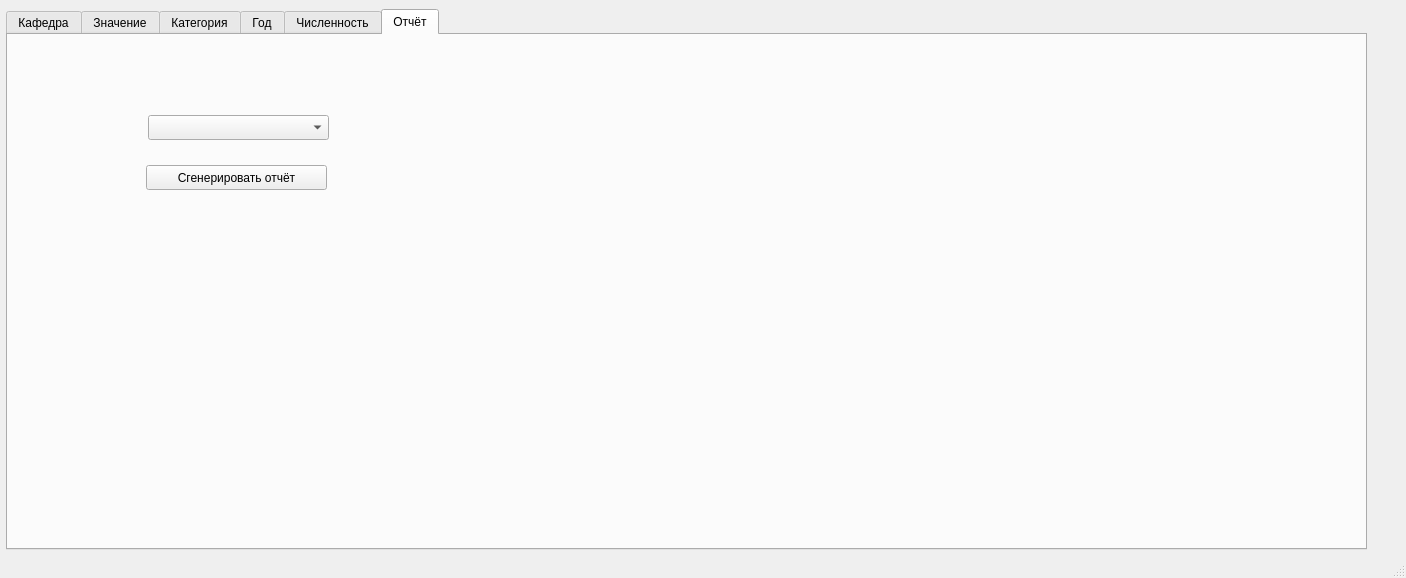
<?xml version="1.0" encoding="UTF-8"?>
<ui version="4.0">
 <class>MainWindow</class>
 <widget class="QMainWindow" name="MainWindow">
  <property name="geometry">
   <rect>
    <x>0</x>
    <y>0</y>
    <width>1406</width>
    <height>578</height>
   </rect>
  </property>
  <property name="windowTitle">
   <string>MainWindow</string>
  </property>
  <widget class="QWidget" name="centralwidget">
   <widget class="QTabWidget" name="tabWidget">
    <property name="geometry">
     <rect>
      <x>6</x>
      <y>9</y>
      <width>1361</width>
      <height>541</height>
     </rect>
    </property>
    <property name="currentIndex">
     <number>5</number>
    </property>
    <widget class="QWidget" name="KafedraPage">
     <attribute name="title">
      <string>Кафедра</string>
     </attribute>
     <widget class="QTableView" name="KafedraView">
      <property name="geometry">
       <rect>
        <x>10</x>
        <y>10</y>
        <width>781</width>
        <height>441</height>
       </rect>
      </property>
     </widget>
     <widget class="QPushButton" name="pushButton">
      <property name="geometry">
       <rect>
        <x>10</x>
        <y>470</y>
        <width>80</width>
        <height>25</height>
       </rect>
      </property>
      <property name="text">
       <string>Добавить</string>
      </property>
     </widget>
     <widget class="QPushButton" name="pushButton_2">
      <property name="geometry">
       <rect>
        <x>110</x>
        <y>470</y>
        <width>80</width>
        <height>25</height>
       </rect>
      </property>
      <property name="text">
       <string>Удалить</string>
      </property>
     </widget>
     <widget class="QPushButton" name="pushButton_3">
      <property name="geometry">
       <rect>
        <x>210</x>
        <y>470</y>
        <width>101</width>
        <height>25</height>
       </rect>
      </property>
      <property name="text">
       <string>Подтвердить</string>
      </property>
     </widget>
     <widget class="QPushButton" name="pushButton_4">
      <property name="geometry">
       <rect>
        <x>330</x>
        <y>470</y>
        <width>80</width>
        <height>25</height>
       </rect>
      </property>
      <property name="text">
       <string>Отменить</string>
      </property>
     </widget>
    </widget>
    <widget class="QWidget" name="ValuePage">
     <attribute name="title">
      <string>Значение</string>
     </attribute>
     <widget class="QTableView" name="ValueView">
      <property name="geometry">
       <rect>
        <x>10</x>
        <y>10</y>
        <width>781</width>
        <height>441</height>
       </rect>
      </property>
     </widget>
     <widget class="QPushButton" name="pushButton_5">
      <property name="geometry">
       <rect>
        <x>330</x>
        <y>470</y>
        <width>80</width>
        <height>25</height>
       </rect>
      </property>
      <property name="text">
       <string>Отменить</string>
      </property>
     </widget>
     <widget class="QPushButton" name="pushButton_6">
      <property name="geometry">
       <rect>
        <x>10</x>
        <y>470</y>
        <width>80</width>
        <height>25</height>
       </rect>
      </property>
      <property name="text">
       <string>Добавить</string>
      </property>
     </widget>
     <widget class="QPushButton" name="pushButton_7">
      <property name="geometry">
       <rect>
        <x>210</x>
        <y>470</y>
        <width>101</width>
        <height>25</height>
       </rect>
      </property>
      <property name="text">
       <string>Подтвердить</string>
      </property>
     </widget>
     <widget class="QPushButton" name="pushButton_8">
      <property name="geometry">
       <rect>
        <x>110</x>
        <y>470</y>
        <width>80</width>
        <height>25</height>
       </rect>
      </property>
      <property name="text">
       <string>Удалить</string>
      </property>
     </widget>
    </widget>
    <widget class="QWidget" name="KategoriaPage">
     <attribute name="title">
      <string>Категория</string>
     </attribute>
     <widget class="QPushButton" name="pushButton_12">
      <property name="geometry">
       <rect>
        <x>110</x>
        <y>470</y>
        <width>80</width>
        <height>25</height>
       </rect>
      </property>
      <property name="text">
       <string>Удалить</string>
      </property>
     </widget>
     <widget class="QPushButton" name="pushButton_9">
      <property name="geometry">
       <rect>
        <x>330</x>
        <y>470</y>
        <width>80</width>
        <height>25</height>
       </rect>
      </property>
      <property name="text">
       <string>Отменить</string>
      </property>
     </widget>
     <widget class="QTableView" name="KategoriaView">
      <property name="geometry">
       <rect>
        <x>10</x>
        <y>10</y>
        <width>781</width>
        <height>441</height>
       </rect>
      </property>
     </widget>
     <widget class="QPushButton" name="pushButton_10">
      <property name="geometry">
       <rect>
        <x>10</x>
        <y>470</y>
        <width>80</width>
        <height>25</height>
       </rect>
      </property>
      <property name="text">
       <string>Добавить</string>
      </property>
     </widget>
     <widget class="QPushButton" name="pushButton_11">
      <property name="geometry">
       <rect>
        <x>210</x>
        <y>470</y>
        <width>101</width>
        <height>25</height>
       </rect>
      </property>
      <property name="text">
       <string>Подтвердить</string>
      </property>
     </widget>
    </widget>
    <widget class="QWidget" name="YearPage">
     <attribute name="title">
      <string>Год</string>
     </attribute>
     <widget class="QTableView" name="YearView">
      <property name="geometry">
       <rect>
        <x>10</x>
        <y>10</y>
        <width>781</width>
        <height>441</height>
       </rect>
      </property>
     </widget>
     <widget class="QPushButton" name="pushButton_13">
      <property name="geometry">
       <rect>
        <x>330</x>
        <y>470</y>
        <width>80</width>
        <height>25</height>
       </rect>
      </property>
      <property name="text">
       <string>Отменить</string>
      </property>
     </widget>
     <widget class="QPushButton" name="pushButton_14">
      <property name="geometry">
       <rect>
        <x>10</x>
        <y>470</y>
        <width>80</width>
        <height>25</height>
       </rect>
      </property>
      <property name="text">
       <string>Добавить</string>
      </property>
     </widget>
     <widget class="QPushButton" name="pushButton_15">
      <property name="geometry">
       <rect>
        <x>210</x>
        <y>470</y>
        <width>101</width>
        <height>25</height>
       </rect>
      </property>
      <property name="text">
       <string>Подтвердить</string>
      </property>
     </widget>
     <widget class="QPushButton" name="pushButton_16">
      <property name="geometry">
       <rect>
        <x>110</x>
        <y>470</y>
        <width>80</width>
        <height>25</height>
       </rect>
      </property>
      <property name="text">
       <string>Удалить</string>
      </property>
     </widget>
    </widget>
    <widget class="QWidget" name="ChislennostPage">
     <attribute name="title">
      <string>Численность</string>
     </attribute>
     <widget class="QTableView" name="ChislennostView">
      <property name="geometry">
       <rect>
        <x>10</x>
        <y>70</y>
        <width>401</width>
        <height>391</height>
       </rect>
      </property>
     </widget>
     <widget class="QPushButton" name="pushButton_17">
      <property name="geometry">
       <rect>
        <x>330</x>
        <y>470</y>
        <width>80</width>
        <height>25</height>
       </rect>
      </property>
      <property name="text">
       <string>Отменить</string>
      </property>
     </widget>
     <widget class="QPushButton" name="pushButton_18">
      <property name="geometry">
       <rect>
        <x>10</x>
        <y>470</y>
        <width>80</width>
        <height>25</height>
       </rect>
      </property>
      <property name="text">
       <string>Добавить</string>
      </property>
     </widget>
     <widget class="QPushButton" name="pushButton_19">
      <property name="geometry">
       <rect>
        <x>210</x>
        <y>470</y>
        <width>101</width>
        <height>25</height>
       </rect>
      </property>
      <property name="text">
       <string>Подтвердить</string>
      </property>
     </widget>
     <widget class="QPushButton" name="pushButton_20">
      <property name="geometry">
       <rect>
        <x>110</x>
        <y>470</y>
        <width>80</width>
        <height>25</height>
       </rect>
      </property>
      <property name="text">
       <string>Удалить</string>
      </property>
     </widget>
     <widget class="QComboBox" name="cbChooseKaf">
      <property name="geometry">
       <rect>
        <x>10</x>
        <y>20</y>
        <width>421</width>
        <height>25</height>
       </rect>
      </property>
     </widget>
     <widget class="QComboBox" name="cbChooseVal">
      <property name="geometry">
       <rect>
        <x>450</x>
        <y>20</y>
        <width>221</width>
        <height>25</height>
       </rect>
      </property>
     </widget>
     <widget class="QComboBox" name="cbChooseKat">
      <property name="geometry">
       <rect>
        <x>690</x>
        <y>20</y>
        <width>221</width>
        <height>25</height>
       </rect>
      </property>
     </widget>
    </widget>
    <widget class="QWidget" name="OtchetPage">
     <attribute name="title">
      <string>Отчёт</string>
     </attribute>
     <widget class="QPushButton" name="generateButton">
      <property name="geometry">
       <rect>
        <x>138</x>
        <y>130</y>
        <width>181</width>
        <height>25</height>
       </rect>
      </property>
      <property name="text">
       <string>Сгенерировать отчёт</string>
      </property>
     </widget>
     <widget class="QComboBox" name="otchetCombo">
      <property name="geometry">
       <rect>
        <x>140</x>
        <y>80</y>
        <width>181</width>
        <height>25</height>
       </rect>
      </property>
     </widget>
    </widget>
   </widget>
  </widget>
  <widget class="QMenuBar" name="menubar">
   <property name="geometry">
    <rect>
     <x>0</x>
     <y>0</y>
     <width>1406</width>
     <height>22</height>
    </rect>
   </property>
  </widget>
  <widget class="QStatusBar" name="statusbar"/>
 </widget>
 <resources/>
 <connections/>
</ui>
